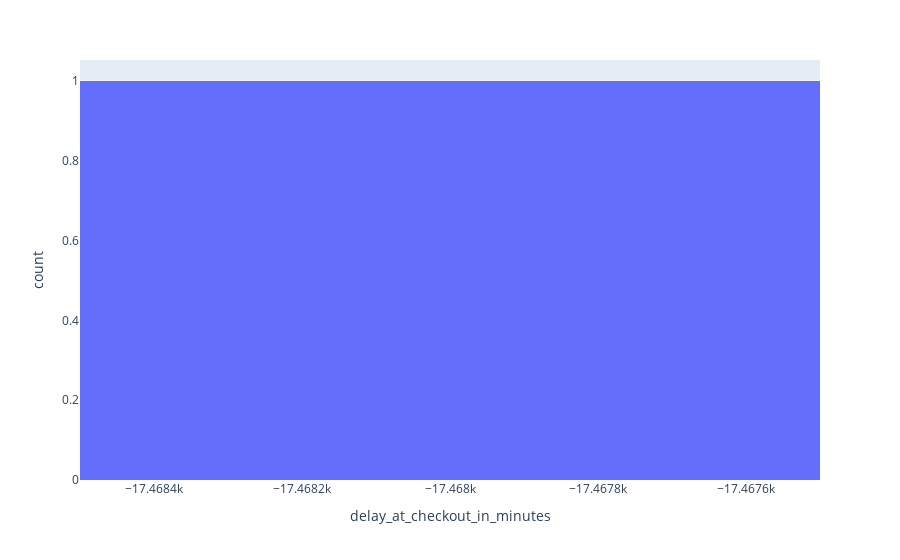

Write notebook code for a chart like this one.
### Code cell
px.histogram(data_frame=df_delay_analysis[df_delay_analysis['state']=="canceled"], x='delay_at_checkout_in_minutes')

### Figure 1 — Plotly figure (JSON) as saved in the notebook; plotly's stock layout.template omitted (floating-point values rounded to 4 significant figures; data arrays with more than 128 entries replaced by an {"elided": "..."} marker saying what was removed)
{"data": [{"alignmentgroup": "True", "bingroup": "x", "hovertemplate": "delay_at_checkout_in_minutes=%{x}<br>count=%{y}<extra></extra>", "legendgroup": "", "marker": {"color": "#636efa", "pattern": {"shape": ""}}, "name": "", "offsetgroup": "", "orientation": "v", "showlegend": false, "type": "histogram", "x": {"elided": "3265 int values"}, "xaxis": "x", "yaxis": "y"}], "layout": {"barmode": "relative", "legend": {"tracegroupgap": 0}, "margin": {"t": 60}, "xaxis": {"anchor": "y", "domain": [0, 1], "title": {"text": "delay_at_checkout_in_minutes"}}, "yaxis": {"anchor": "x", "domain": [0, 1], "title": {"text": "count"}}}}
